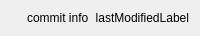
<?xml version="1.0" encoding="UTF-8"?>
<ui version="4.0">
    <class>FileTemplate</class>
    <widget class="QWidget" name="FileTemplate">
        <property name="geometry">
            <rect>
                <x>0</x>
                <y>0</y>
                <width>200</width>
                <height>34</height>
            </rect>
        </property>
        <property name="windowTitle">
            <string>Form</string>
        </property>
        <layout class="QHBoxLayout" name="horizontalLayout">
            <item>
                <widget class="IconLabel" name="nameWidget" native="true"/>
            </item>
            <item>
                <widget class="QLabel" name="commitLabel">
                    <property name="text">
                        <string>commit info</string>
                    </property>
                </widget>
            </item>
            <item>
                <widget class="QLabel" name="label">
                    <property name="layoutDirection">
                        <enum>Qt::LeftToRight</enum>
                    </property>
                    <property name="text">
                        <string>lastModifiedLabel</string>
                    </property>
                    <property name="alignment">
                        <set>Qt::AlignRight|Qt::AlignTrailing|Qt::AlignVCenter</set>
                    </property>
                </widget>
            </item>
        </layout>
    </widget>
    <customwidgets>
        <customwidget>
            <class>IconLabel</class>
            <extends>QWidget</extends>
            <header>widgets.IconLabel</header>
            <container>1</container>
        </customwidget>
    </customwidgets>
    <resources/>
    <connections/>
</ui>
